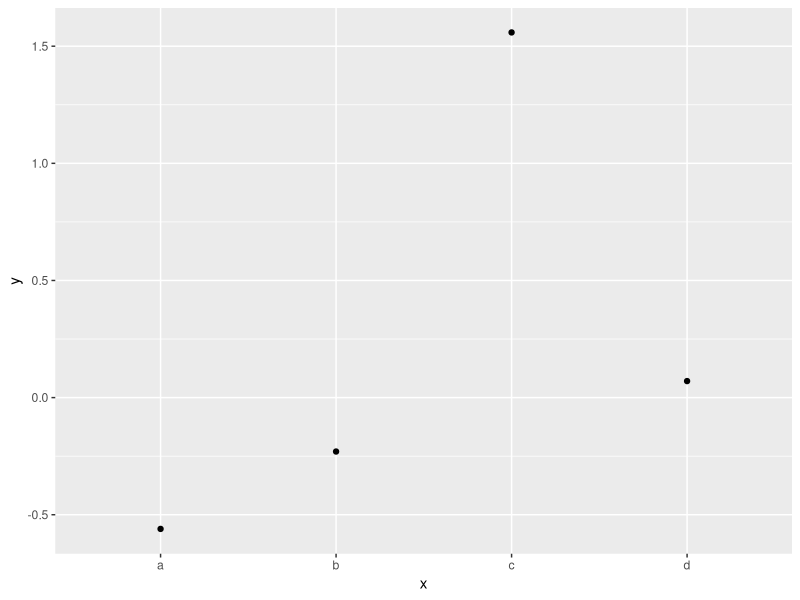
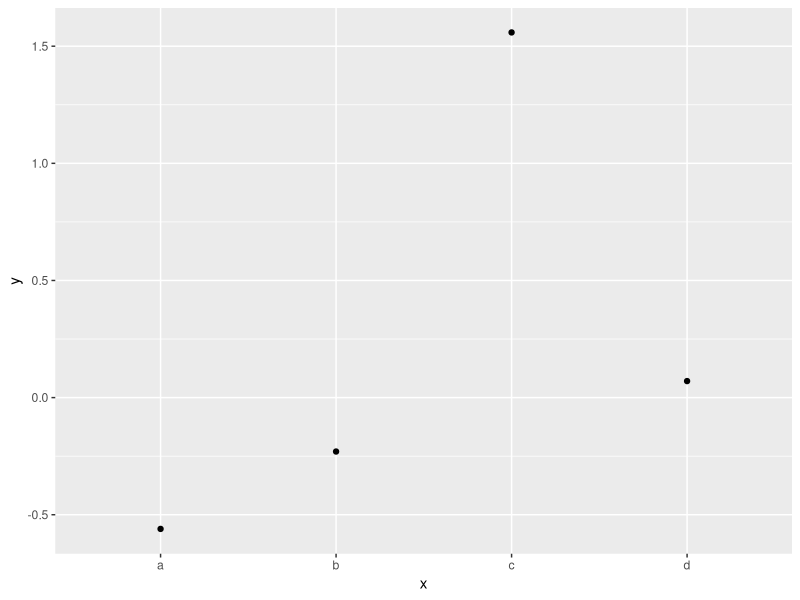
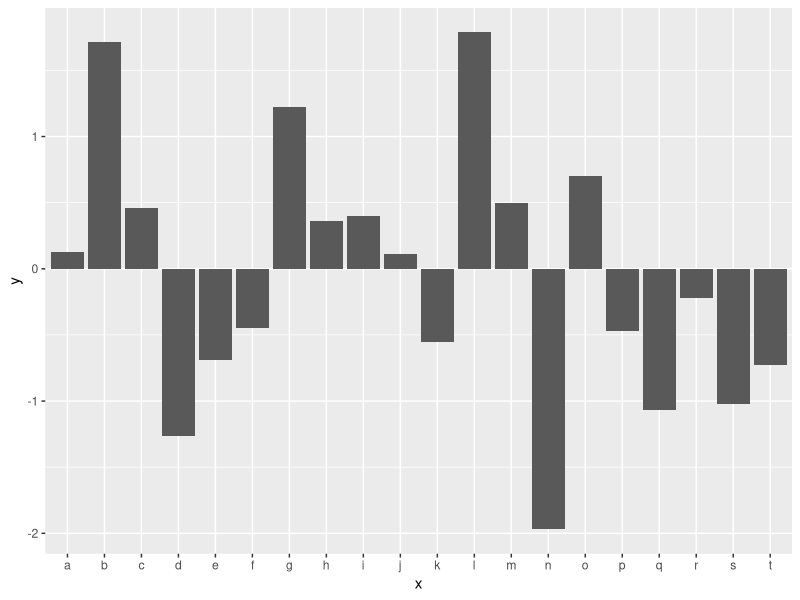

Here is the R script that generated these plots, in order:
## ---- chunk 1
#| warning: false
#| message: false
library(ggplot2)
library(tibble)
set.seed(123)
## ---- chunk 2
p <- tibble(x = letters[1:4], y = rnorm(4)) |>
  ggplot(aes(x = x, y = y)) +
  geom_point() +
  geom_line()
p
## ---- chunk 3
p
## ---- chunk 4
tibble(x = letters[1:20], y = rnorm(20)) |>
  ggplot(aes(x = x, y = y)) +
  geom_col()
